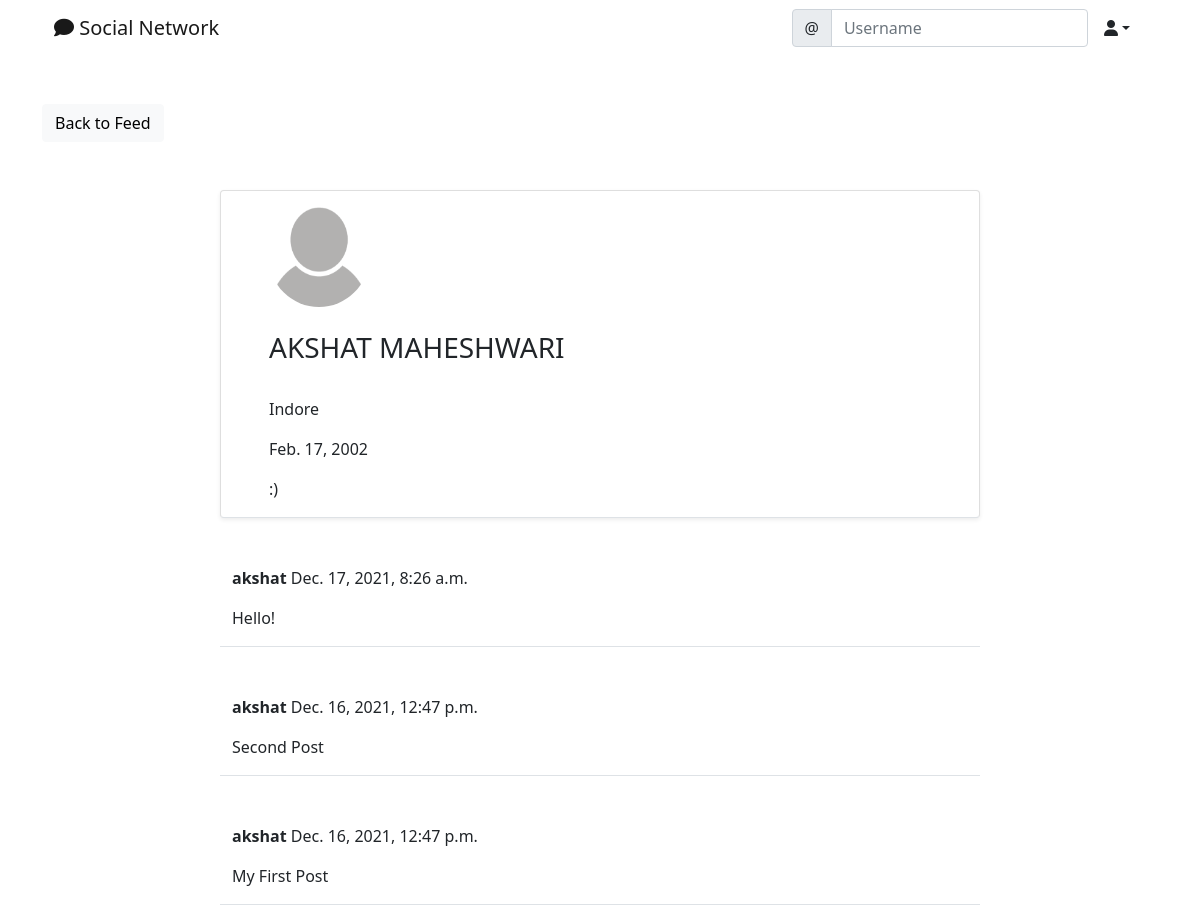
Screenshot of /social/profile/1 with the database file from the repository.
### social/models.py (models this page shows)
class UserProfile(models.Model):
    user = models.OneToOneField(
        User,
        primary_key=True,
        verbose_name="user",
        related_name="profile",
        on_delete=models.CASCADE,
    )
    name = models.CharField(max_length=30, blank=True, null=True)
    bio = models.TextField(max_length=500, blank=True, null=True)
    birth_date = models.DateField(null=True, blank=True)
    location = models.CharField(max_length=100, blank=True, null=True)
    picture = models.ImageField(
        upload_to="uploads/profile_pictures",
        default="uploads/profile_pictures/default.png",
        blank=True,
    )

class Post(models.Model):
    body = models.TextField()
    created_on = models.DateTimeField(default=timezone.now)
    author = models.ForeignKey(User, on_delete=models.CASCADE)

### social/views.py (the view)
class ProfileView(View):
    def get(self, request, pk, *args, **kwargs):
        profile = UserProfile.objects.get(pk=pk)
        user = profile.user
        posts = Post.objects.filter(author=user).order_by("-created_on")
        context = {"user": user, "profile": profile, "posts": posts}
        return render(request, "social/profile.html", context)

### social/templates/social/profile.html (shortened to what this page needs)
{% extends 'landing/base.html' %}
{% block content %}
<div class="container">
    <div class="row mt-5">
        <div class="col-md-3 col-sm-6">
            <a href="{% url 'post-list' %}" class="btn btn-light">Back to Feed</a>
        </div>
    </div>
    <div class="row justify-content-center mt-5">
        <div class="card shadow-sm col-md-8 col-sm-12 border-bottom px-5 pt-3">
            <img src="{{ profile.picture.url }}" class="rounded-circle" width="100" height="100" />
            {% if profile.name %}
            <h3 class="py-4">{{ profile.name }}</h3>
            {% endif %}
            {% if profile.location %}
            <p>{{ profile.location }}</p>
            {% endif %}
            {% if profile.birth_date %}
            <p>{{ profile.birth_date }}</p>
            {% endif %}
            {% if profile.bio %}
            <p>{{ profile.bio }}</p>
            {% endif %}
        </div>
    </div>
    {% for post in posts %}
    <div class="row justify-content-center mt-5">
        <div class="col-md-8 col-sm-12 border-bottom position-relative">
            <p><strong>{{ post.author }}</strong> {{ post.created_on }}</p>
            <p>{{ post.body }}</p>
        </div>
    </div>
    {% endfor %}
</div>
{% endblock content %}

### rows the page displays
UserProfile: picture (placeholder picture), name "AKSHAT MAHESHWARI", location "Indore", birth_date "Feb. 17, 2002", bio ":)"
Post: author "akshat", created_on "Dec. 17, 2021, 8:26 a.m.", body "Hello!"
Post: author "akshat", created_on "Dec. 16, 2021, 12:47 p.m.", body "Second Post"
Post: author "akshat", created_on "Dec. 16, 2021, 12:47 p.m.", body "My First Post"
